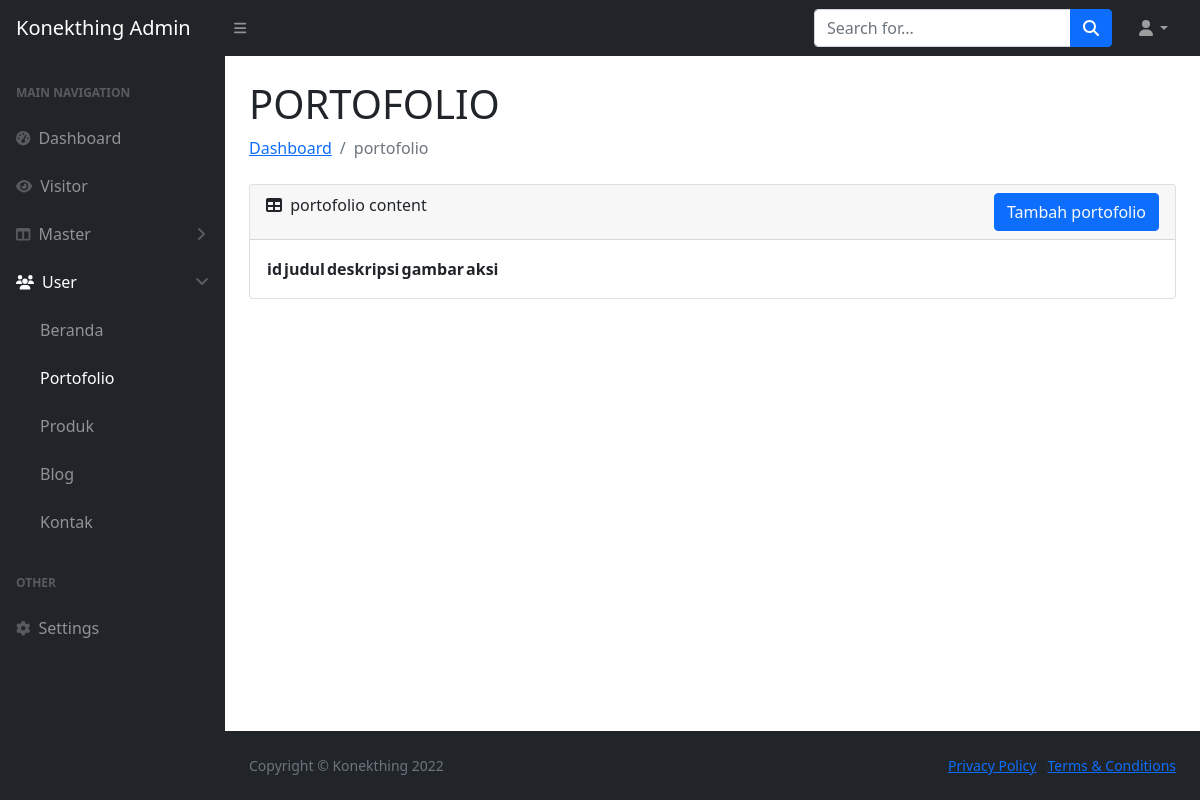
The page /index.php/portofolio on the database as committed earlier.
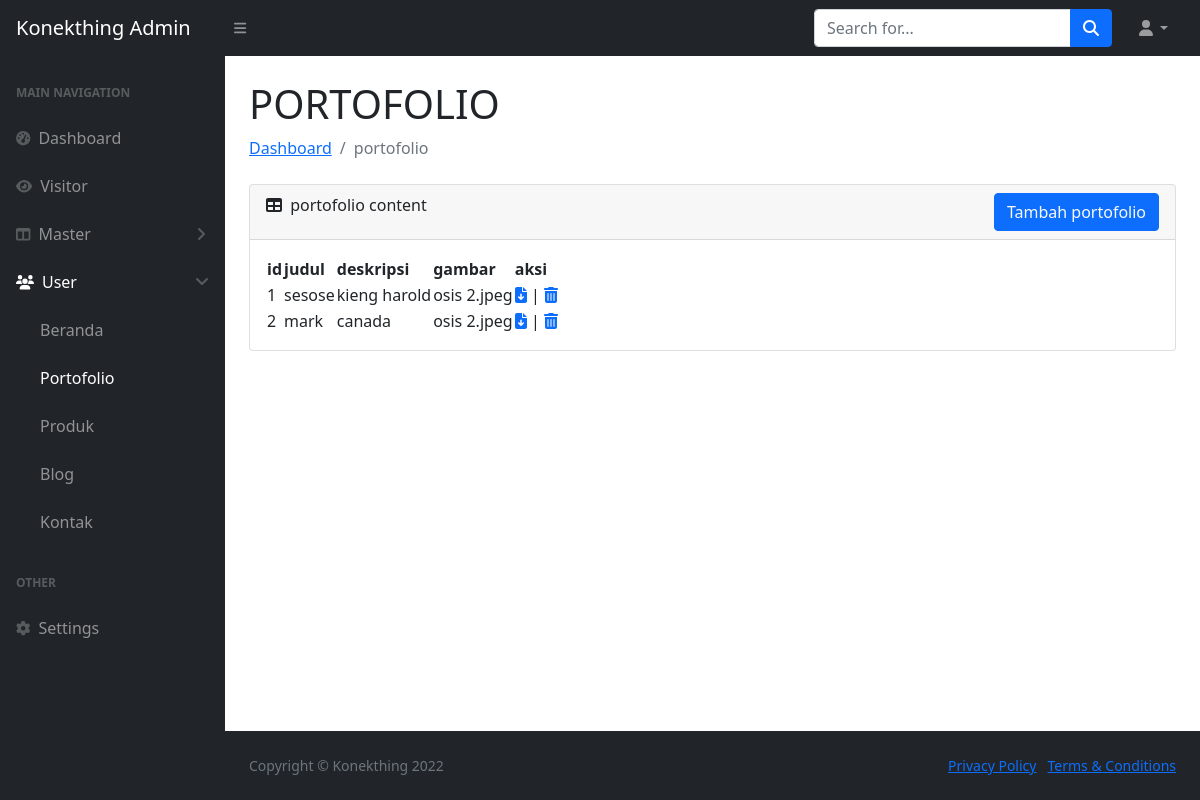
The same page on the database as committed later.
### tables this page shows
CREATE TABLE `portofolio` (
  `id` int(250) NOT NULL,
  `judul` varchar(25) NOT NULL,
  `deskripsi` text NOT NULL,
  `gambar` varchar(25) NOT NULL
);

### application/controllers/portofolio.php (called while the page is built, shortened)
<?php
class portofolio extends CI_Controller
{
    public function __construct()
    {
        $this->load->model('model_portofolio');
    }
    public function index()
    {
        $p = $this->model_portofolio->getDataportofolio();
        $DATA = array('queryAllPrdk' => $p);
        $title['title'] = 'Portofolio - Konekthing Admin';
        $this->load->view('header', $title);
        $this->load->view('admin/user/portofolio/portofolio', $DATA);
        $this->load->view('footer');
    }
}

### index.php (called while the page is built, shortened)
<?php
require_once BASEPATH.'core/CodeIgniter.php';

### application/models/model_portofolio.php (called while the page is built, shortened)
<?php
class model_Portofolio extends CI_Model
{
    function getDataportofolio()
    {
        $query = $this->db->get('portofolio');
        return $query->result();
    }
}

### application/views/admin/user/portofolio/portofolio.php (the view, shortened to what this page needs)
<div id="layoutSidenav_content">
            <main>
                <div class="container-fluid px-4">
            <h1 class="mt-4">PORTOFOLIO</h1>
            <ol class="breadcrumb mb-4">
                <li class="breadcrumb-item"><a href="<?= base_url('dashboard') ?>">Dashboard</a></li>
                <li class="breadcrumb-item active">portofolio</li>
            </ol>
                    <div class="card mb-4">
                        <div class="card-header">
                            <i class="fas fa-table me-1"></i>
                            portofolio content <a href="<?= base_url('portofolio/tambah_portofolio') ?>" class="btn btn-primary text-light" style="float: right;">Tambah portofolio</a>
                        </div>
                        <div class="card-body">
                            <table id="datatablesSimple">
                                <thead>
                                    <tr>
                                        <th>id</th>
                                        <th>judul</th>
                                        <th>deskripsi</th>
                                        <th>gambar</th>
                                        <th>aksi</th>
                                    </tr>
                                </thead>
                                <tbody>
                    <?php
                    $count = 0;
                    foreach ($queryAllPrdk as $row) {
                        $count = $count + 1;
                    ?>
                        <tr>
                            <td><?= $count ?></td>
                            <td><?php echo $row->judul; ?></td>
                            <td><?php echo $row->deskripsi; ?></td>
                            <td><?php echo $row->gambar; ?></td>
                            <td><a href="<?= base_url('portofolio/edit_portofolio/').$row->id?>"><i class="fa-solid fa-file-arrow-down"></i></a> | <a href="<?= base_url('portofolio/fungsi_hapus/').$row->id?>"><i class="fa-solid fa-trash-can"></i></a></td>
                        </tr>
                    <?php
                    }
                    ?>
                                </tbody>
                            </table>
                        </div>
                    </div>
                </div>
            </main>

Rows that differ between the two databases and show on the page:
added portofolio: judul "sesose", deskripsi "kieng harold", gambar "osis 2.jpeg"
added portofolio: judul "mark", deskripsi "canada", gambar "osis 2.jpeg"
